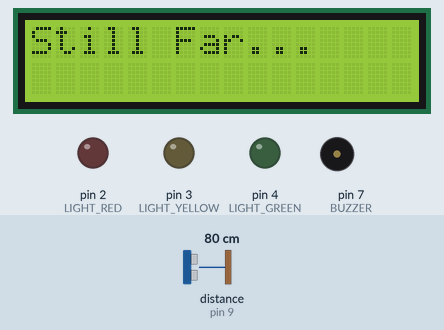
This sketch was run on a simulated Arduino Uno, built with avr-gcc and run on an emulated ATmega328P. On the bench: 16×2 character LCD, output pins drawn as LEDs (lit = HIGH), buzzer (waves = sounding). Inputs (shaded band) come from the test bench; at power-on: distance to the obstacle (sensor on pin 9) 80 cm. The echo pulse lasts 58.3 µs per cm; what the sketch prints to the serial monitor is not drawn.

Above: at 1.2 s.
1.3 s: distance to the obstacle (sensor on pin 9) set to 8 cm
At 4.3 s:
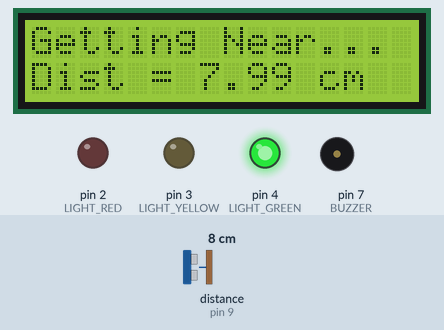
4.6 s: distance to the obstacle (sensor on pin 9) set to 5 cm
At 8.5 s:
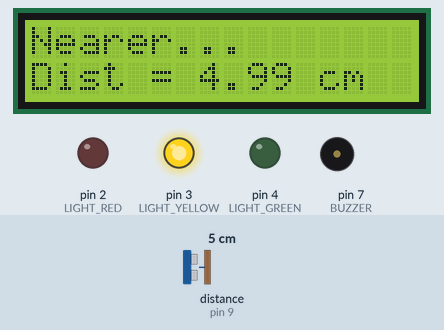
9.7 s: distance to the obstacle (sensor on pin 9) set to 2 cm
At 14.2 s:
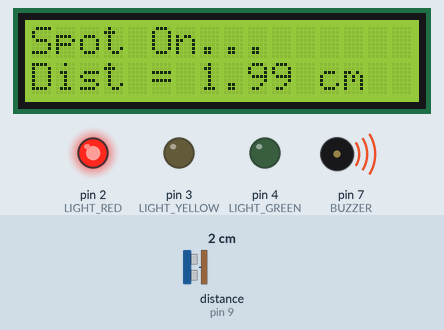
Timing chart, 0 to 22.3 s (numbered marks = the images above; inputs shaded):
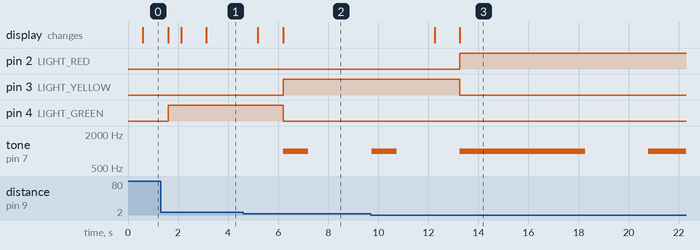

Measured:
- the behaviour switches between 7 and 6 cm on distance to the obstacle (sensor on pin 9) (found by bisection; images 1 and 2)
- after the input at 1.3 s, the display: first differs from a run without the input after 0.82 s (image 1 shows a later state)
- after the input at 4.6 s, pin 3 (LIGHT_YELLOW): LOW → HIGH after 1.6 s; pin 4 (LIGHT_GREEN): HIGH → LOW after 1.6 s; tone on pin 7 (BUZZER): silent → 1000 Hz after 1.6 s, → silent 1.0 s later; the display: first changes after 0.58 s (image 2 shows a later state)
- after the input at 9.7 s, pin 2 (LIGHT_RED): LOW → HIGH after 3.6 s; pin 3 (LIGHT_YELLOW): HIGH → LOW after 3.6 s; the display: first changes after 2.5 s (image 3 shows a later state)

The sketch:

FlightBalancer.ino
```cpp
#include <Wire.h>
#include <LiquidCrystal_I2C.h>
#include <NewPing.h>
#include <NewTone.h>

//I2C pins declaration
LiquidCrystal_I2C lcd(0x27, 2, 1, 0, 4, 5, 6, 7, 3, POSITIVE);
//LiquidCrystal_I2C lcd = LiquidCrystal_I2C(0x27,20,4); //Change to (0x27,16,2) for 1602 LCD


#define LIGHT_RED     2
#define LIGHT_YELLOW  3
#define LIGHT_GREEN   4
#define BUZZER        7
// Define pins and max distance:
#define trigPin  8
#define echoPin  9
#define MAX_DISTANCE 100 // Maximum distance we want to ping for (in centimeters). Maximum sensor distance is rated at 400-500cm.

NewPing sonar(trigPin, echoPin, MAX_DISTANCE); // NewPing setup of pins and maximum distance.
float duration, distance;

void setup()
{
    Serial.begin(9600);

    lcd.begin(16,2);//Defining 16 columns and 2 rows of lcd display
    lcd.backlight();//To Power ON the back light

    pinMode(BUZZER, OUTPUT);

    pinMode(LIGHT_RED,OUTPUT);
    pinMode(LIGHT_YELLOW,OUTPUT);
    pinMode(LIGHT_GREEN,OUTPUT);

    digitalWrite(LIGHT_RED,LOW);
    digitalWrite(LIGHT_YELLOW,LOW);
    digitalWrite(LIGHT_GREEN,LOW);
}

void loop()
{
    checkDistance();  //check distance

    while(distance >= 8)
    {
        lcd.setCursor(0,0); //Defining positon to write from first row,first column .
        lcd.print("Still Far...    ");
        delay(1000);

        lcd.setCursor(0,1);
        lcd.print("Dist = ");
        lcd.print(distance); // Prints the measured distance
        lcd.print(" cm ");

        //LED Green Light Up
        digitalWrite(LIGHT_GREEN,HIGH);
        digitalWrite(LIGHT_YELLOW,LOW);
        digitalWrite(LIGHT_RED,LOW);

        //Sound buzzer?
        //playBuzzerOnce();

        //check distance again
        checkDistance();
    }

    while(distance >= 6 && distance < 8)
    {
        lcd.setCursor(0,0); //Defining positon to write from first row,first column .
        lcd.print("Getting Near... ");
        delay(1000);

        lcd.setCursor(0,1);
        lcd.print("Dist = ");
        lcd.print(distance); // Prints the measured distance
        lcd.print(" cm ");

        //LED Green Light Up
        digitalWrite(LIGHT_GREEN,HIGH);
        digitalWrite(LIGHT_YELLOW,LOW);
        digitalWrite(LIGHT_RED,LOW);

        //Sound buzzer?
        //playBuzzerOnce();

        //check distance again
        checkDistance();
    }

    while(distance >= 4 && distance < 6)
    {
        lcd.setCursor(0,0); //Defining positon to write from first row,first column .
        lcd.print("Nearer...       ");
        delay(1000);

        lcd.setCursor(0,1);
        lcd.print("Dist = ");
        lcd.print(distance); // Prints the measured distance
        lcd.print(" cm ");

        //LED Yellow Light Up
        digitalWrite(LIGHT_GREEN,LOW);
        digitalWrite(LIGHT_YELLOW,HIGH);
        digitalWrite(LIGHT_RED,LOW);

        //Sound buzzer?
        playBuzzerOneSecond();

        //check distance again
        checkDistance();
    }

    /*while(distance >= 20 && distance < 30)
    {
        lcd.setCursor(0,0); //Defining positon to write from first row,first column .
        lcd.print("Almost...");
        delay(1000);

        lcd.setCursor(0,1);
        lcd.print("Distance = ");
        lcd.print(distance); // Prints the measured distance
        lcd.print(" cm");

        //LED Yellow Light Up
        digitalWrite(LIGHT_GREEN,LOW);
        digitalWrite(LIGHT_YELLOW,HIGH);
        digitalWrite(LIGHT_RED,LOW);

        //Sound buzzer?
        //playBuzzerOnce();

        //check distance again
        checkDistance();
    }*/

    while(distance > 0 && distance < 4)
    {
        lcd.setCursor(0,0); //Defining positon to write from first row,first column .
        lcd.print("Spot On...      ");
        delay(1000);

        lcd.setCursor(0,1);
        lcd.print("Dist = ");
        lcd.print(distance); // Prints the measured distance
        lcd.print(" cm ");

        //LED Yellow Light Up
        digitalWrite(LIGHT_GREEN,LOW);
        digitalWrite(LIGHT_YELLOW,LOW);
        digitalWrite(LIGHT_RED,HIGH);

        //Sound buzzer?
        playBuzzerCont();

        //check distance again
        checkDistance();
    }

}

void checkDistance(void){
    duration = sonar.ping();
    distance = (duration / 2) * 0.0343;

    Serial.print("Distance = ");
    Serial.print(distance); // Distance will be 0 when out of set max range.
    Serial.println(" cm");
    delay(500); // Wait 50ms between pings (about 20 pings/sec). 29ms should be the shortest delay between pings.
}

void playBuzzerOneSecond(void){
    NewTone(BUZZER, 1000); // Send 1KHz sound signal...
    delay(1000);        // ...for 1 sec
    noNewTone(BUZZER);     // Stop sound...
    delay(1000);        // ...for 1sec
}

void playBuzzerCont(void){
    NewTone(BUZZER, 1000); // Send 1KHz sound signal...
    delay(5000);        // ...for 1 sec
    noNewTone(BUZZER);     // Stop sound...
    delay(1000);        // ...for 1sec
}
```
